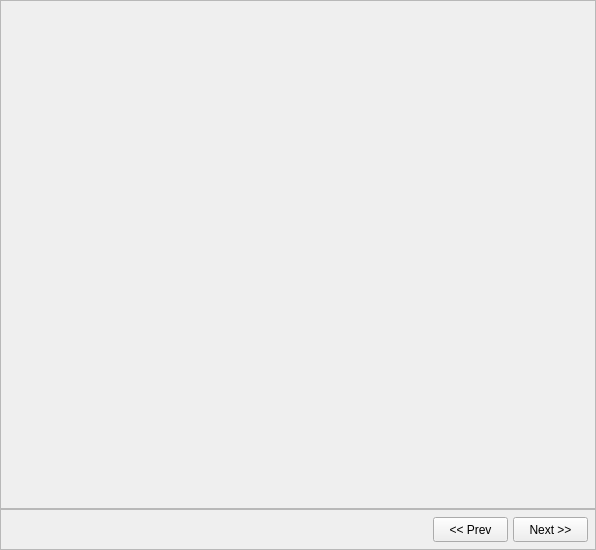
<?xml version="1.0" encoding="UTF-8"?>
<ui version="4.0">
  <class>Panel1</class>
  <widget class="QFrame" name="Panel1">
    <property name="geometry">
      <rect>
        <x>0</x>
        <y>0</y>
        <width>596</width>
        <height>550</height>
      </rect>
    </property>
    <property name="windowTitle">
      <string>Panel1</string>
    </property>
    <widget class="QFrame" name="Renderer">
      <property name="geometry">
        <rect>
          <x>0</x>
          <y>0</y>
          <width>596</width>
          <height>509</height>
        </rect>
      </property>
      <property name="frameShape">
        <enum>QFrame::StyledPanel</enum>
      </property>
      <!-- vcl-align: alClient → arrange in a Qt layout manager -->
    </widget>
    <widget class="QFrame" name="Panel2">
      <property name="geometry">
        <rect>
          <x>0</x>
          <y>509</y>
          <width>596</width>
          <height>41</height>
        </rect>
      </property>
      <property name="frameShape">
        <enum>QFrame::StyledPanel</enum>
      </property>
      <!-- vcl-align: alBottom → arrange in a Qt layout manager -->
      <widget class="QPushButton" name="btnNext">
        <property name="geometry">
          <rect>
            <x>513</x>
            <y>8</y>
            <width>75</width>
            <height>25</height>
          </rect>
        </property>
        <property name="windowTitle">
          <string>Next &gt;&gt;</string>
        </property>
        <property name="text">
          <string>Next &gt;&gt;</string>
        </property>
      </widget>
      <widget class="QPushButton" name="btnPrev">
        <property name="geometry">
          <rect>
            <x>433</x>
            <y>8</y>
            <width>75</width>
            <height>25</height>
          </rect>
        </property>
        <property name="windowTitle">
          <string>&lt;&lt; Prev</string>
        </property>
        <property name="text">
          <string>&lt;&lt; Prev</string>
        </property>
      </widget>
    </widget>
  </widget>
  <resources/>
  <connections/>
</ui>
